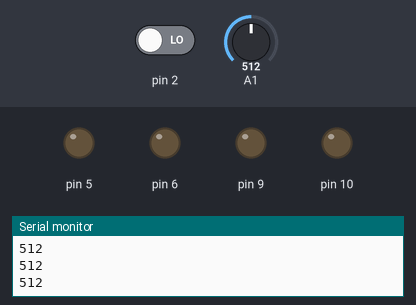
Recording of a sketch running on a simulated Arduino Uno, built with avr-gcc and run on an emulated ATmega328P. Parts: output pins drawn as LEDs (lit = HIGH), the last lines printed to the serial monitor. The test bench sets the inputs (shaded band); at power-on: A1 = 512, pin 2 LOW.

Above: at 1.2 s.
1.3 s: A1 set to 122
At 2.4 s:
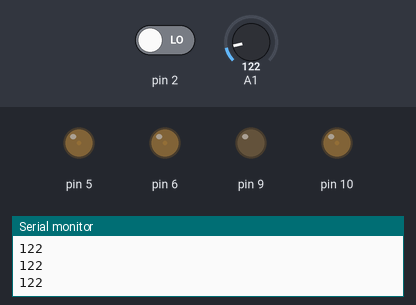
2.8 s: pin 2 driven HIGH
At 3.6 s:
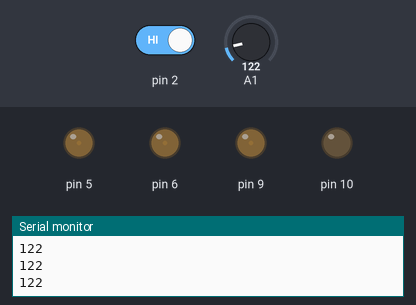
4.3 s: A1 set to 0
At 4.7 s:
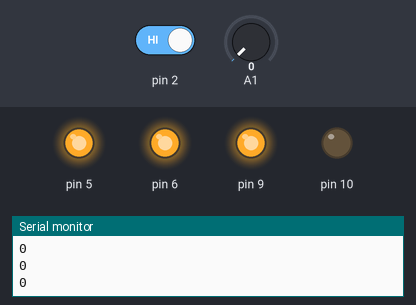
5.8 s: pin 2 driven LOW
At 7.1 s:
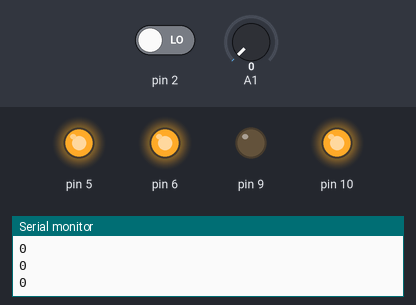
Timing chart, 0 to 8.3 s (numbered marks = the images above; inputs shaded):
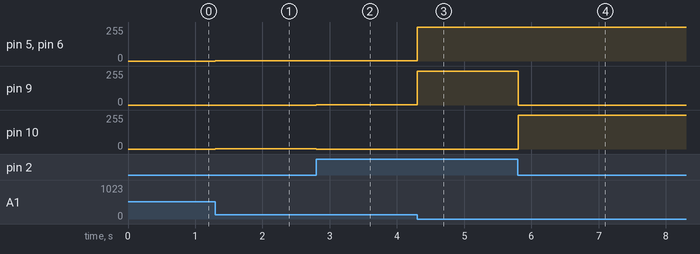

Measured:
- after the input at 1.3 s, pin 5, pin 6, pin 10: 0/255 → 2/255 at once
- after the input at 2.8 s, pin 9: 0/255 → 2/255 at once; pin 10: 2/255 → 0/255 at once
- after the input at 4.3 s, pin 5, pin 6, pin 9: 2/255 → 255/255 at once
- after the input at 5.8 s, pin 9: 255/255 → 0/255 at once; pin 10: 0/255 → 255/255 at once

The sketch:

Homework_7.ino
```cpp
//Bryce Graves
//Homework 7: I am the night

//Question 1: 0 - 1000 ish

void printValue(){
  Serial.print(analogRead(1));
  Serial.println();
}

int light(){
  return 255 / analogRead(1);
}

/*int switchOutput(){
  return analogRead(2);
}*/

void lightFade(){
  analogWrite(5, light());
  analogWrite(6, light());
}

void redOrBlue(){
  if (digitalRead(2) == 1) {
    analogWrite(9, light());
    analogWrite(10, 0);
  } else  if (digitalRead(2) == 0) {
    analogWrite(10, light());
    analogWrite(9, 0);
  }
}

void setup()
{
  Serial.begin(9600);
}

void loop()
{
  printValue();
  lightFade();
  redOrBlue();
}
```
